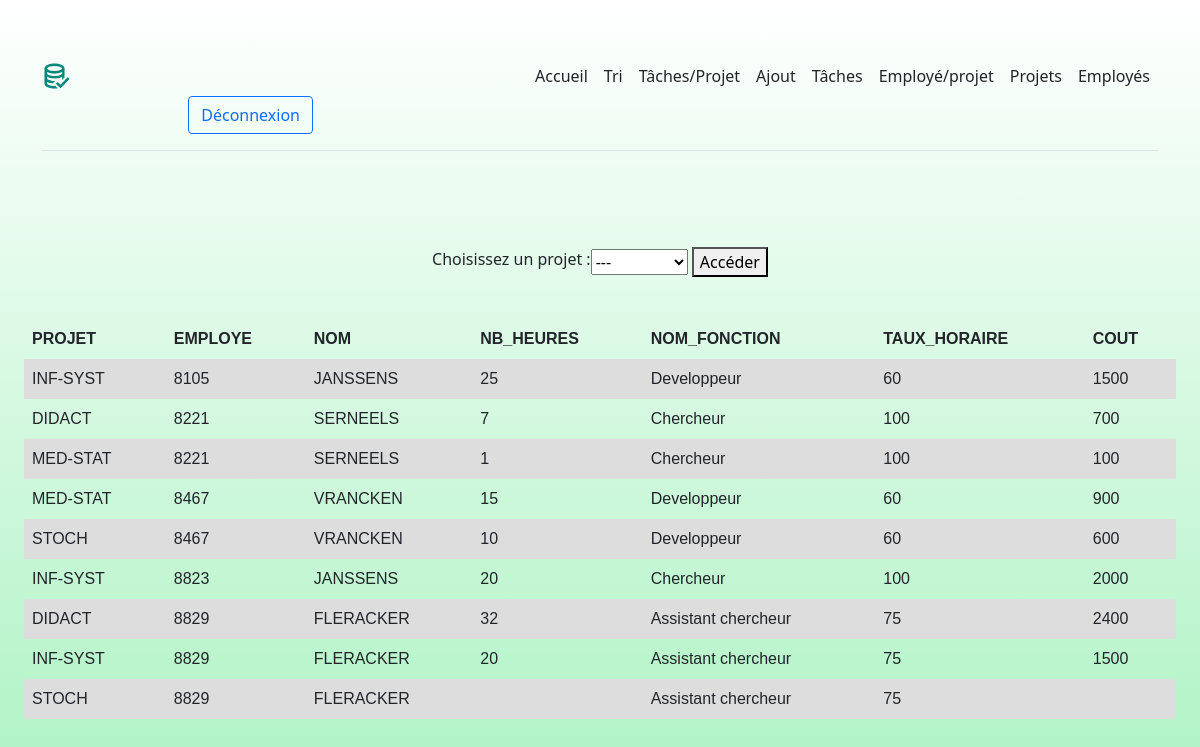
The app's page /tasks_project.php (signed in), older data.
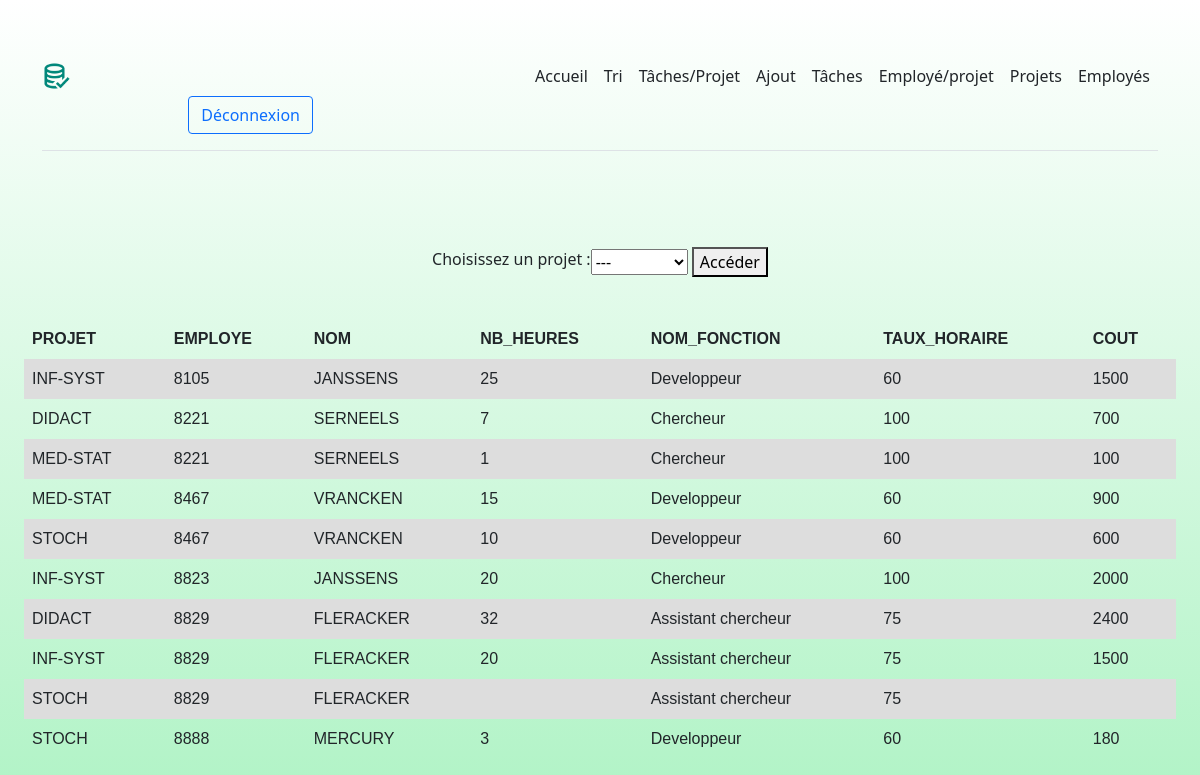
The same page, newer data.
### tables this page shows
CREATE TABLE Tache(
  EMPLOYE INTEGER UNSIGNED NOT NULL
  ,PROJET  VARCHAR(64) NOT NULL
  ,NB_HEURES INTEGER UNSIGNED
  ,FOREIGN KEY (EMPLOYE) REFERENCES Employe(NO)
  ,FOREIGN KEY (PROJET) REFERENCES Projet(NOM)
  ,PRIMARY KEY(EMPLOYE,PROJET)
);

CREATE TABLE Employe(
   NO              INTEGER UNSIGNED NOT NULL PRIMARY KEY 
  ,NOM             VARCHAR(64) NOT NULL
  ,NOM_DEPARTEMENT VARCHAR(64)
  ,NOM_FONCTION    VARCHAR(64)
  ,FOREIGN KEY (NOM_DEPARTEMENT) REFERENCES Departement(NOM)
  ,FOREIGN KEY (NOM_FONCTION) REFERENCES Fonction(NOM)
);

### functions.php (the view, shortened to what this page needs)
<?php
function printTable($tuples, $columns){
    echo("<table>");
    echo("<tr>");
    foreach($columns as $column):
        echo("<th>" . $column[0] . "</th>");
    endforeach;
    echo("</tr>");
    foreach ($tuples as $tuple) :
        echo("<tr>");
        for($i=0;$i<count($tuple)/2;$i++):
            echo("<td>" . $tuple[$i] . "</td>");
        endfor;
        echo("</tr>");
    endforeach;
    echo("</table>");
}
function sqlQuery($query, $db){
  try {
    if($db->inTransaction()):
      die("Base de données déjà en transaction");
    else:
      $db->beginTransaction();
      $statement = $db->prepare($query);
      $statement->execute();
      $db->commit();
      return $statement->fetchAll();
    endif;
  } catch (\PDOException $e) {
    $db->rollBack();
    die($e->getMessage());
  }
}
?>

### tasks_project.php (shortened to what this page needs)
<!DOCTYPE html>
<html>
  <head>
    <link href="https://cdn.jsdelivr.net/npm/bootstrap@5.1.3/dist/css/bootstrap.min.css" rel="stylesheet">
    <link rel="stylesheet" href="index.css">
  </head>
  <body>
    <?php
      if(isset($_SESSION['user'])):
        require __DIR__ . '/functions.php';
        include("header.php");
        include("PDO.php");
    ?>
    <div class="px-4 py-5 my-5">
      <div class="d-flex justify-content-center">
        <p>Choisissez un projet : </p>
        <form action ='tasks_project.php' method = 'POST'>
          <select name="projet" id="projet-select">
              <option value="NULL">---</option>
          </select>
        <button type="submit">Accéder</button>
        </form>
        <br><br><br>
      </div>
      <div class="justify-content-center">
        <?php
          if(isset($_POST["projet"]) && ($_POST["projet"] != "NULL")):
          ?>
            <p>Tâches relatives au projet <?php echo($_POST["projet"]);?> :</p>
          <?php
            $tasks = sqlQuery('SELECT Tache.PROJET, Tache.EMPLOYE, Employe.NOM, Tache.NB_HEURES, Employe.NOM_FONCTION, temp.TAUX_HORAIRE, temp.TAUX_HORAIRE*Tache.NB_HEURES FROM Employe INNER JOIN Tache ON Tache.EMPLOYE = Employe.NO INNER JOIN (SELECT * FROM Fonction UNION SELECT " " as NOM, 0 as TAUX_HORAIRE) temp ON Employe.NOM_FONCTION = temp.NOM WHERE Tache.PROJET = "' . $_POST["projet"] . '"', $db);
            $columns = array(array("PROJET"),array("EMPLOYE"),array("NOM"),array("NB_HEURES"),array("NOM_FONCTION"),array("TAUX_HORAIRE"),array("COUT"));
            printTable($tasks, $columns);
          else:
            $tasks = sqlQuery('SELECT Tache.PROJET, Tache.EMPLOYE, Employe.NOM, Tache.NB_HEURES, Employe.NOM_FONCTION, temp.TAUX_HORAIRE, temp.TAUX_HORAIRE*Tache.NB_HEURES FROM Employe INNER JOIN Tache ON Tache.EMPLOYE = Employe.NO INNER JOIN (SELECT * FROM Fonction UNION SELECT " " as NOM, 0 as TAUX_HORAIRE) temp ON Employe.NOM_FONCTION = temp.NOM', $db);
            $columns = array(array("PROJET"),array("EMPLOYE"),array("NOM"),array("NB_HEURES"),array("NOM_FONCTION"),array("TAUX_HORAIRE"),array("COUT"));
            printTable($tasks, $columns);
          endif;
        ?>
      </div>
    </div>
    <?php
      else:
        header("Location:login.php");
      endif;
    ?>
  </body>
</html>

### header.php
<div class="container">
  <header class="d-flex flex-wrap align-items-center justify-content-center justify-content-md-between py-3 mb-4 border-bottom">
    <a href="./home.php" class="d-flex align-items-center col-md-3 mb-2 mb-md-0 text-dark text-decoration-none">
      <img src="./img/logo.png" alt="logo" width="30">
    </a>
    <ul class="nav col-12 col-md-auto mb-2 justify-content-center mb-md-0">
      <li><a href="./home.php" class="nav-link px-2 link-dark">Accueil</a></li>
      <li><a href="./search.php" class="nav-link px-2 link-dark">Tri</a></li>
      <li><a href="./tasks_project.php" class="nav-link px-2 link-dark">Tâches/Projet</a></li>
      <li><a href="./add.php" class="nav-link px-2 link-dark">Ajout</a></li>
      <li><a href="./tasks_management.php" class="nav-link px-2 link-dark">Tâches</a></li>
      <li><a href="./employe_project.php" class="nav-link px-2 link-dark">Employé/projet</a></li>
      <li><a href="./projects.php" class="nav-link px-2 link-dark">Projets</a></li>
      <li><a href="./employes.php" class="nav-link px-2 link-dark">Employés</a></li>
    </ul>
    <div class="col-md-3 text-end">
      <a href="./logout.php"><button type="button" class="btn btn-outline-primary me-2">Déconnexion</button></a>
    </div>
  </header>
</div>

### index.css (style rules this page uses)
body { padding-top: 40px; background: -webkit-gradient(linear, left top, left bottom, from(#fff), to(rgba(60, 226, 113, 0.432))) fixed; }

### functions.php (style rules this page uses)
table { font-family: arial, sans-serif; border-collapse: collapse; width: 100%; }
td, th { text-align: left; padding: 8px; }
tr:nth-child(even) { background-color: #dddddd; }

Row changes from the older to the newer data that the page shows:
added tache: PROJET "STOCH", EMPLOYE "8888", EMPLOYE.NOM "MERCURY", NB_HEURES "3", EMPLOYE.NOM_FONCTION "Developpeur", i "60", i "180"
